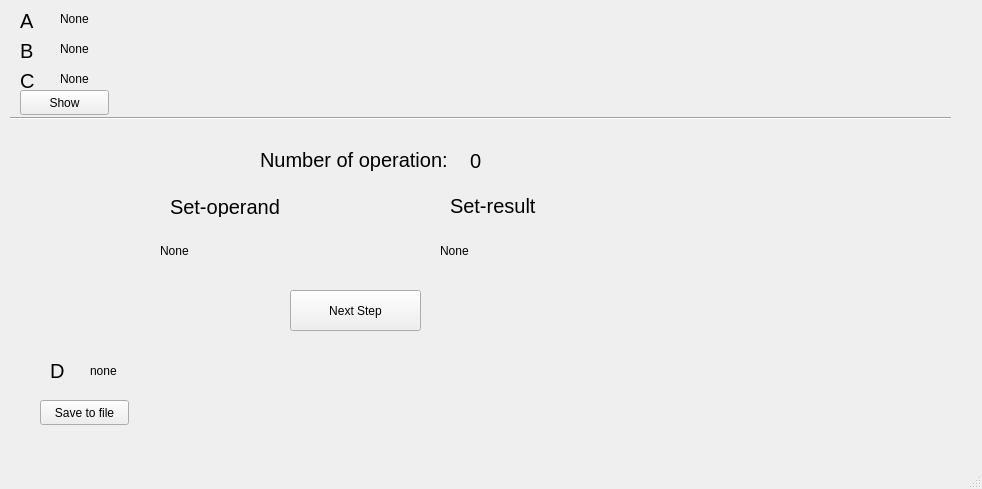
<?xml version="1.0" encoding="UTF-8"?>
<ui version="4.0">
 <class>MainWindow</class>
 <widget class="QMainWindow" name="MainWindow">
  <property name="geometry">
   <rect>
    <x>0</x>
    <y>0</y>
    <width>982</width>
    <height>489</height>
   </rect>
  </property>
  <property name="windowTitle">
   <string>MainWindow</string>
  </property>
  <widget class="QWidget" name="centralwidget">
   <widget class="QLabel" name="label">
    <property name="geometry">
     <rect>
      <x>20</x>
      <y>10</y>
      <width>21</width>
      <height>21</height>
     </rect>
    </property>
    <property name="font">
     <font>
      <pointsize>15</pointsize>
     </font>
    </property>
    <property name="text">
     <string>A</string>
    </property>
   </widget>
   <widget class="QLabel" name="label_2">
    <property name="geometry">
     <rect>
      <x>60</x>
      <y>10</y>
      <width>67</width>
      <height>17</height>
     </rect>
    </property>
    <property name="text">
     <string>None</string>
    </property>
   </widget>
   <widget class="QLabel" name="label_3">
    <property name="geometry">
     <rect>
      <x>60</x>
      <y>40</y>
      <width>67</width>
      <height>17</height>
     </rect>
    </property>
    <property name="text">
     <string>None</string>
    </property>
   </widget>
   <widget class="QLabel" name="label_4">
    <property name="geometry">
     <rect>
      <x>20</x>
      <y>40</y>
      <width>21</width>
      <height>21</height>
     </rect>
    </property>
    <property name="font">
     <font>
      <pointsize>15</pointsize>
     </font>
    </property>
    <property name="text">
     <string>B</string>
    </property>
   </widget>
   <widget class="QLabel" name="label_5">
    <property name="geometry">
     <rect>
      <x>60</x>
      <y>70</y>
      <width>67</width>
      <height>17</height>
     </rect>
    </property>
    <property name="text">
     <string>None</string>
    </property>
   </widget>
   <widget class="QLabel" name="label_6">
    <property name="geometry">
     <rect>
      <x>20</x>
      <y>70</y>
      <width>21</width>
      <height>21</height>
     </rect>
    </property>
    <property name="font">
     <font>
      <pointsize>15</pointsize>
     </font>
    </property>
    <property name="text">
     <string>C</string>
    </property>
   </widget>
   <widget class="Line" name="line">
    <property name="geometry">
     <rect>
      <x>10</x>
      <y>110</y>
      <width>941</width>
      <height>16</height>
     </rect>
    </property>
    <property name="orientation">
     <enum>Qt::Horizontal</enum>
    </property>
   </widget>
   <widget class="QLabel" name="label_7">
    <property name="geometry">
     <rect>
      <x>260</x>
      <y>144</y>
      <width>201</width>
      <height>31</height>
     </rect>
    </property>
    <property name="font">
     <font>
      <pointsize>15</pointsize>
     </font>
    </property>
    <property name="text">
     <string>Number of operation: </string>
    </property>
   </widget>
   <widget class="QLabel" name="label_8">
    <property name="geometry">
     <rect>
      <x>470</x>
      <y>150</y>
      <width>67</width>
      <height>21</height>
     </rect>
    </property>
    <property name="font">
     <font>
      <pointsize>15</pointsize>
     </font>
    </property>
    <property name="text">
     <string>0</string>
    </property>
   </widget>
   <widget class="QLabel" name="label_9">
    <property name="geometry">
     <rect>
      <x>170</x>
      <y>196</y>
      <width>121</width>
      <height>21</height>
     </rect>
    </property>
    <property name="font">
     <font>
      <pointsize>15</pointsize>
     </font>
    </property>
    <property name="text">
     <string>Set-operand</string>
    </property>
   </widget>
   <widget class="QLabel" name="label_10">
    <property name="geometry">
     <rect>
      <x>450</x>
      <y>190</y>
      <width>91</width>
      <height>31</height>
     </rect>
    </property>
    <property name="font">
     <font>
      <pointsize>15</pointsize>
     </font>
    </property>
    <property name="text">
     <string>Set-result</string>
    </property>
   </widget>
   <widget class="QLabel" name="label_11">
    <property name="geometry">
     <rect>
      <x>160</x>
      <y>230</y>
      <width>151</width>
      <height>41</height>
     </rect>
    </property>
    <property name="text">
     <string>None</string>
    </property>
   </widget>
   <widget class="QLabel" name="label_12">
    <property name="geometry">
     <rect>
      <x>440</x>
      <y>230</y>
      <width>151</width>
      <height>41</height>
     </rect>
    </property>
    <property name="text">
     <string>None</string>
    </property>
   </widget>
   <widget class="QPushButton" name="pushButton">
    <property name="geometry">
     <rect>
      <x>290</x>
      <y>290</y>
      <width>131</width>
      <height>41</height>
     </rect>
    </property>
    <property name="text">
     <string>Next Step</string>
    </property>
   </widget>
   <widget class="QLabel" name="label_13">
    <property name="geometry">
     <rect>
      <x>90</x>
      <y>360</y>
      <width>67</width>
      <height>21</height>
     </rect>
    </property>
    <property name="text">
     <string>none</string>
    </property>
   </widget>
   <widget class="QLabel" name="label_14">
    <property name="geometry">
     <rect>
      <x>50</x>
      <y>360</y>
      <width>21</width>
      <height>21</height>
     </rect>
    </property>
    <property name="font">
     <font>
      <pointsize>15</pointsize>
     </font>
    </property>
    <property name="text">
     <string>D</string>
    </property>
   </widget>
   <widget class="QPushButton" name="pushButton_2">
    <property name="geometry">
     <rect>
      <x>40</x>
      <y>400</y>
      <width>89</width>
      <height>25</height>
     </rect>
    </property>
    <property name="text">
     <string>Save to file</string>
    </property>
   </widget>
   <widget class="QPushButton" name="pushButton_3">
    <property name="geometry">
     <rect>
      <x>20</x>
      <y>90</y>
      <width>89</width>
      <height>25</height>
     </rect>
    </property>
    <property name="text">
     <string>Show</string>
    </property>
   </widget>
  </widget>
  <widget class="QMenuBar" name="menubar">
   <property name="geometry">
    <rect>
     <x>0</x>
     <y>0</y>
     <width>982</width>
     <height>22</height>
    </rect>
   </property>
  </widget>
  <widget class="QStatusBar" name="statusbar"/>
 </widget>
 <resources/>
 <connections/>
</ui>
